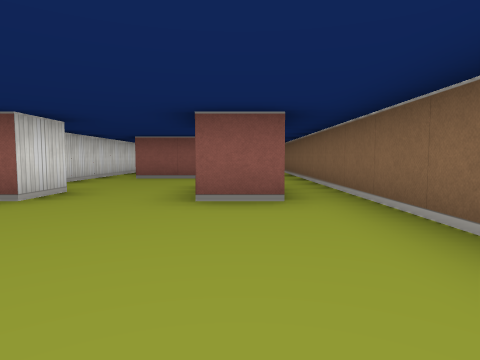
View 1 (above)

13 first-person views from a walk through a cub3D maze. The camera is about half as high as the walls, tilts 4° down and sees 75° across. The floor is counted in squares. Each view is taken from the middle of a square. On the plan, view 1 faces up. The plan holds only what a view shows up to about 9 squares ahead; the rest is blank.

View 2
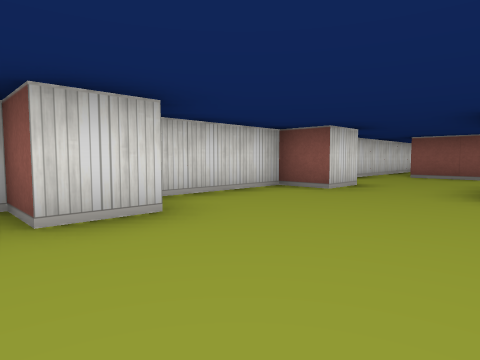

View 3
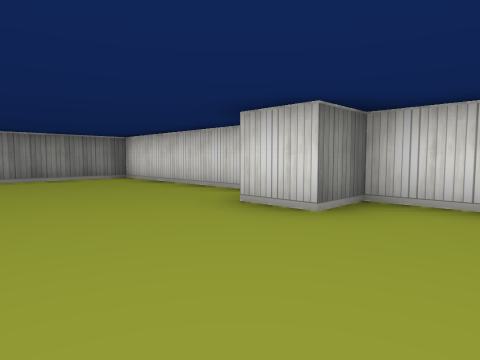

View 4
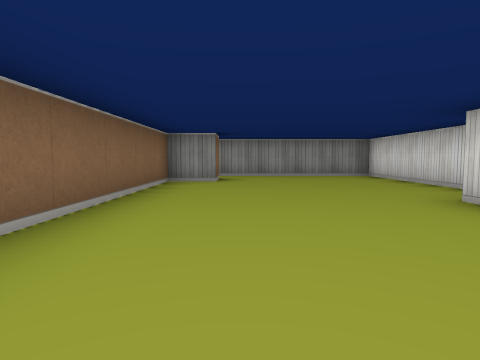

View 5
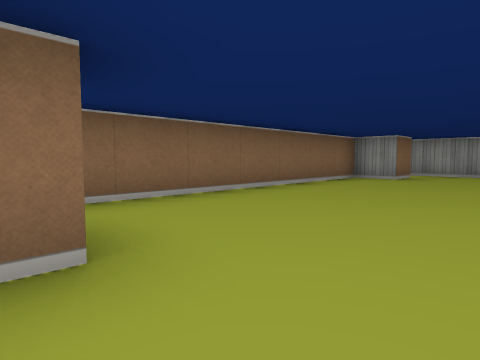

View 6
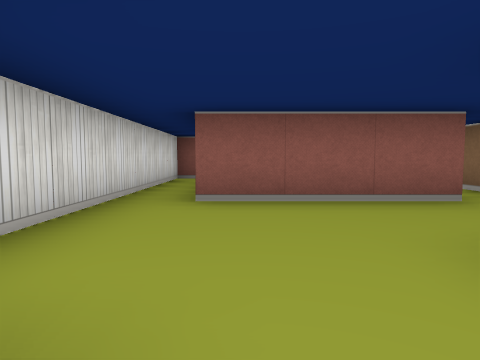

View 7
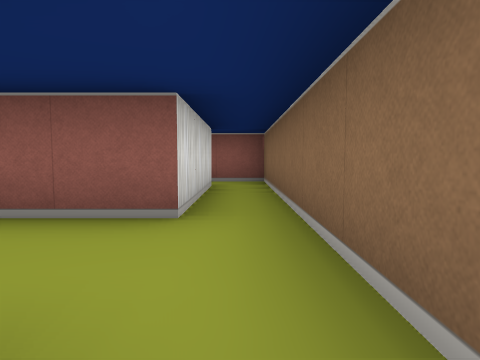

View 8
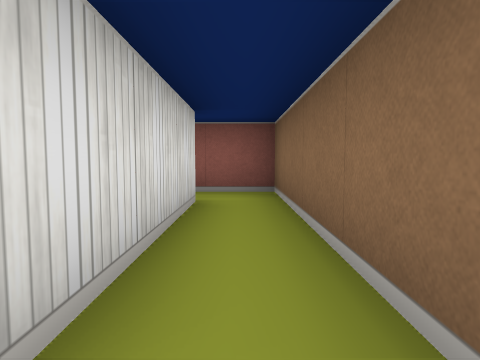

View 9
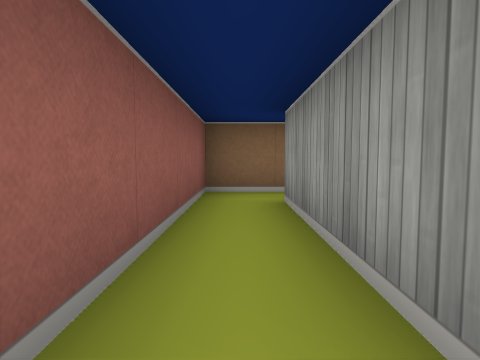

View 10
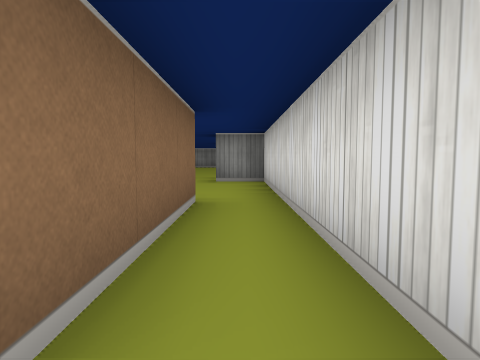

View 11
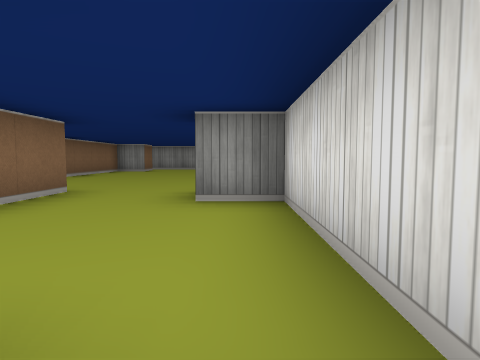

View 12
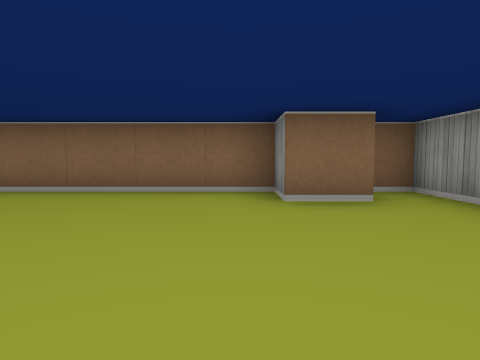

View 13
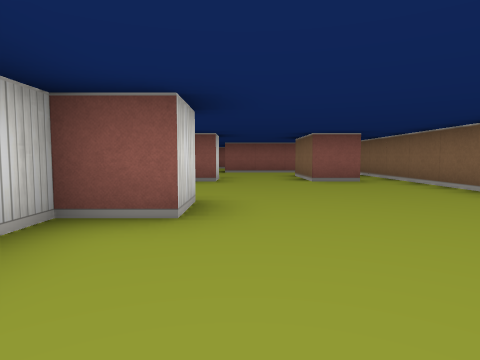

### Floor plan
Ten units are one square. View 1 is at (0, 0); x grows to the right and y downward. Boxes are objects, and circles mark ways between rooms. Rooms are numbered by the first view taken in them; rooms with no view inside come last. Other rooms are left out.
<svg viewBox="-40 -120 60 180">
<path fill="none" stroke="#000" d="M6 -35 -5 -35 -5 -55M5 46 5 35 15 35 15 -55M5 -75 -25 -75 -25 -105M-35 -105 -35 -45 -25 -45 -25 -35 -35 -35 -35 -5 -25 -5 -25 5 -35 5 -35 55 15 55 15 49M5 -105 5 -75M15 -55 15 -115 5 -115M-25 -105 5 -105M5 -115 -35 -115 -35 -105"/>
<circle cx="0" cy="-65" r="3" fill="#2a7"/>
<circle cx="10" cy="-45" r="3" fill="#2a7"/>
<circle cx="-30" cy="-110" r="3" fill="#2a7"/>
<circle cx="0" cy="-110" r="3" fill="#2a7"/>
<text x="-10" y="-10">1</text>
<text x="10" y="-90">2</text>
<text x="-20" y="-110">3</text>
</svg>
Room 1 opens to room 2. Room 1 opens to room 3. Room 2 opens to room 3.

Where each view was taken, in squares from view 1:
view 1: 0 up, 0 right, facing up
view 2: 1 down, 0 right, facing up-left
view 3: 2 up, 0 right, facing down-left
view 4: 3 up, 0 right, facing down
view 5: 4 up, 2 left, facing down-right
view 6: 4 up, 2 left, facing up
view 7: 5 up, 1 right, facing up
view 8: 7 up, 1 right, facing up
view 9: 11 up, 3 left, facing right
view 10: 11 up, 3 left, facing down
view 11: 8 up, 3 left, facing down
view 12: 3 down, 3 left, facing right
view 13: 3 down, 2 left, facing up
